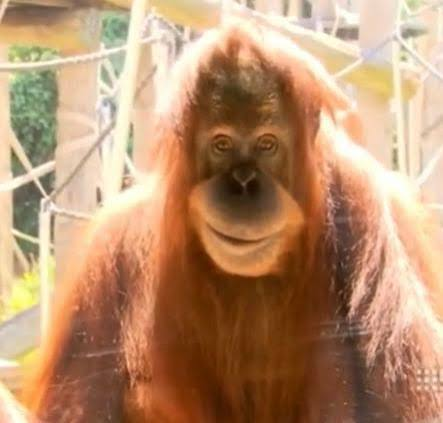
#> input picture orangutan.jpg, 443 x 423 px
$ python p8-bordes-va-0030.py
#> lines starting #> are read from the running program, lines starting #| are printed output that depends on the picture
# Cepeda Miramontes Darrell Ramsés0
## NC 0030

import cv2
import numpy as np

# Cargar imagen
imagen = cv2.imread("orangutan.jpg")
#> imagen is the input picture: shape (423, 443, 3); mean B, G, R 111.1, 144.6, 185

# Convertir a escala de grises
gris = cv2.cvtColor(imagen, cv2.COLOR_BGR2GRAY)
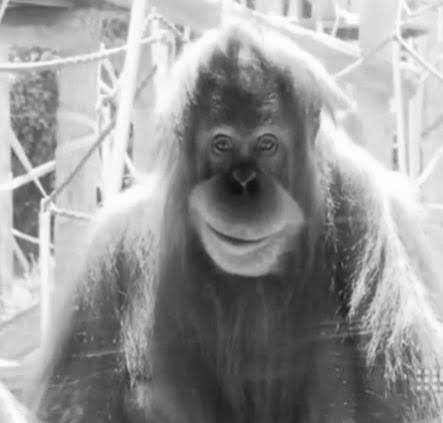
#> gris: shape (423, 443); min 14, max 255, mean 152.9

# Detectar bordes
bordes = cv2.Canny(gris, 100, 200)
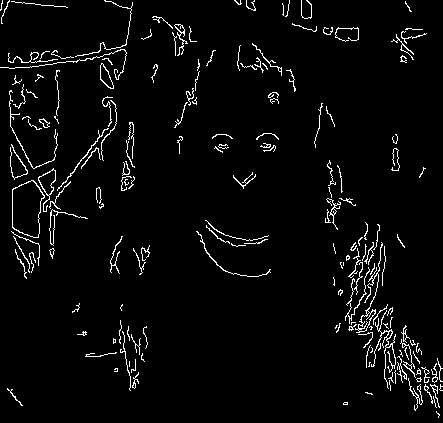
#> bordes: shape (423, 443); 3.7% white in thin lines or dots

# Mostrar imagen original
cv2.imshow("Orangutan Original", imagen)

# Mostrar imagen en escala de grises
cv2.imshow("Escala de Grises", gris)

# Mostrar bordes
cv2.imshow("Bordes", bordes)

# Esperar una tecla
cv2.waitKey(0)

# Cerrar ventanas
cv2.destroyAllWindows()

print("Programa realizado por Cepeda Darrell NC 0030")
